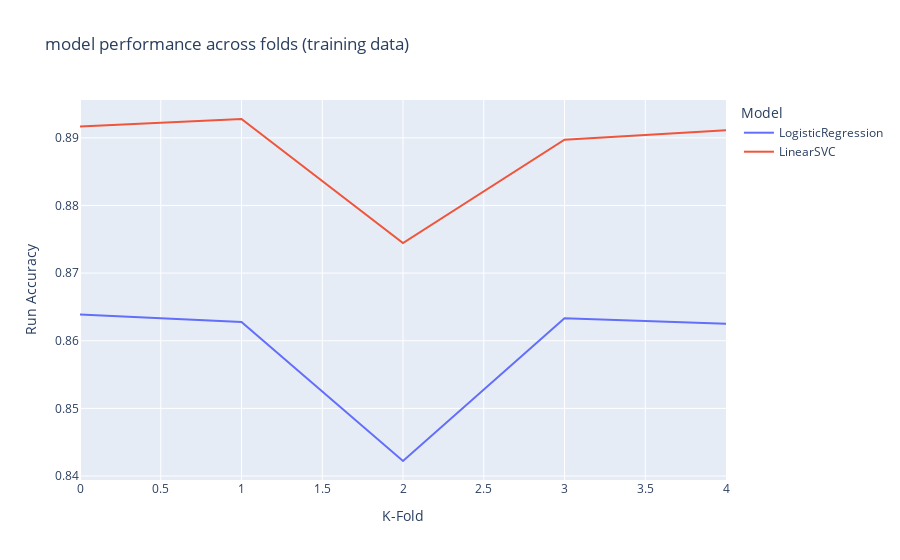

This figure's notebook cell:
### Code cell
import plotly.express as px

avg_acc = cv_df.groupby('model_name').accuracy.mean()

cv_df = cv_df.merge(avg_acc,on='model_name',how='left')
cv_df.columns = ['Model','K-Fold','Run Accuracy','Avg Accuracy']
fig = px.line(cv_df, x="K-Fold", y="Run Accuracy",color="Model", title='model performance across folds (training data)')

fig.show()

### Figure 1 — Plotly figure (JSON) as saved in the notebook; plotly's stock layout.template omitted (floating-point values rounded to 4 significant figures)
{"data": [{"hovertemplate": "Model=LogisticRegression<br>K-Fold=%{x}<br>Run Accuracy=%{y}<extra></extra>", "legendgroup": "LogisticRegression", "line": {"color": "#636efa", "dash": "solid"}, "marker": {"symbol": "circle"}, "mode": "lines", "name": "LogisticRegression", "orientation": "v", "showlegend": true, "type": "scatter", "x": [0, 1, 2, 3, 4], "xaxis": "x", "y": [0.8639, 0.8628, 0.8422, 0.8633, 0.8625], "yaxis": "y"}, {"hovertemplate": "Model=LinearSVC<br>K-Fold=%{x}<br>Run Accuracy=%{y}<extra></extra>", "legendgroup": "LinearSVC", "line": {"color": "#EF553B", "dash": "solid"}, "marker": {"symbol": "circle"}, "mode": "lines", "name": "LinearSVC", "orientation": "v", "showlegend": true, "type": "scatter", "x": [0, 1, 2, 3, 4], "xaxis": "x", "y": [0.8917, 0.8928, 0.8744, 0.8897, 0.8911], "yaxis": "y"}], "layout": {"legend": {"title": {"text": "Model"}, "tracegroupgap": 0}, "title": {"text": "model performance across folds (training data)"}, "xaxis": {"anchor": "y", "domain": [0, 1], "title": {"text": "K-Fold"}}, "yaxis": {"anchor": "x", "domain": [0, 1], "title": {"text": "Run Accuracy"}}}}
